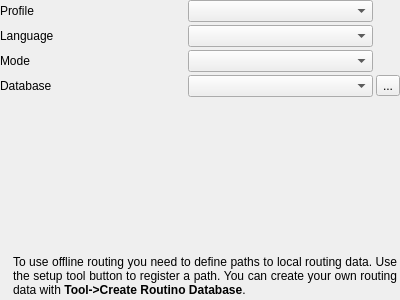
<?xml version="1.0" encoding="UTF-8"?>
<ui version="4.0">
 <class>IRouterRoutino</class>
 <widget class="QWidget" name="IRouterRoutino">
  <property name="geometry">
   <rect>
    <x>0</x>
    <y>0</y>
    <width>400</width>
    <height>300</height>
   </rect>
  </property>
  <property name="windowTitle">
   <string>Form</string>
  </property>
  <layout class="QVBoxLayout" name="verticalLayout">
   <property name="spacing">
    <number>3</number>
   </property>
   <property name="leftMargin">
    <number>0</number>
   </property>
   <property name="topMargin">
    <number>0</number>
   </property>
   <property name="rightMargin">
    <number>0</number>
   </property>
   <property name="bottomMargin">
    <number>0</number>
   </property>
   <item>
    <layout class="QGridLayout" name="gridLayout">
     <item row="3" column="1">
      <widget class="QComboBox" name="comboDatabase"/>
     </item>
     <item row="0" column="1">
      <widget class="QComboBox" name="comboProfile"/>
     </item>
     <item row="2" column="1">
      <widget class="QComboBox" name="comboMode"/>
     </item>
     <item row="0" column="0">
      <widget class="QLabel" name="label">
       <property name="text">
        <string>Profile</string>
       </property>
      </widget>
     </item>
     <item row="2" column="0">
      <widget class="QLabel" name="label_2">
       <property name="text">
        <string>Mode</string>
       </property>
      </widget>
     </item>
     <item row="3" column="0">
      <widget class="QLabel" name="label_5">
       <property name="text">
        <string>Database</string>
       </property>
      </widget>
     </item>
     <item row="3" column="2">
      <widget class="QToolButton" name="toolSetupPaths">
       <property name="toolTip">
        <string>Add paths with Routino database.</string>
       </property>
       <property name="text">
        <string>...</string>
       </property>
       <property name="icon">
        <iconset resource="../../../resources.qrc">
         <normaloff>:/icons/32x32/PathBlue.png</normaloff>:/icons/32x32/PathBlue.png</iconset>
       </property>
      </widget>
     </item>
     <item row="1" column="0">
      <widget class="QLabel" name="label_6">
       <property name="text">
        <string>Language</string>
       </property>
      </widget>
     </item>
     <item row="1" column="1">
      <widget class="QComboBox" name="comboLanguage"/>
     </item>
    </layout>
   </item>
   <item>
    <spacer name="verticalSpacer">
     <property name="orientation">
      <enum>Qt::Vertical</enum>
     </property>
     <property name="sizeHint" stdset="0">
      <size>
       <width>20</width>
       <height>40</height>
      </size>
     </property>
    </spacer>
   </item>
   <item>
    <layout class="QHBoxLayout" name="horizontalLayout_2">
     <item>
      <widget class="QFrame" name="frameHelp">
       <property name="frameShape">
        <enum>QFrame::NoFrame</enum>
       </property>
       <property name="frameShadow">
        <enum>QFrame::Plain</enum>
       </property>
       <layout class="QHBoxLayout" name="horizontalLayout">
        <property name="spacing">
         <number>3</number>
        </property>
        <property name="leftMargin">
         <number>3</number>
        </property>
        <property name="topMargin">
         <number>3</number>
        </property>
        <property name="rightMargin">
         <number>3</number>
        </property>
        <property name="bottomMargin">
         <number>3</number>
        </property>
        <item>
         <widget class="QLabel" name="label_3">
          <property name="sizePolicy">
           <sizepolicy hsizetype="Maximum" vsizetype="Preferred">
            <horstretch>0</horstretch>
            <verstretch>0</verstretch>
           </sizepolicy>
          </property>
          <property name="text">
           <string/>
          </property>
          <property name="pixmap">
           <pixmap resource="../../../resources.qrc">:/icons/48x48/Help.png</pixmap>
          </property>
         </widget>
        </item>
        <item>
         <widget class="QLabel" name="label_4">
          <property name="text">
           <string>To use offline routing you need to define paths to local routing data. Use the setup tool button to register a path. You can create your own routing data with &lt;b&gt;Tool-&gt;Create Routino Database&lt;/b&gt;.</string>
          </property>
          <property name="alignment">
           <set>Qt::AlignJustify|Qt::AlignTop</set>
          </property>
          <property name="wordWrap">
           <bool>true</bool>
          </property>
         </widget>
        </item>
       </layout>
      </widget>
     </item>
    </layout>
   </item>
  </layout>
 </widget>
 <resources>
  <include location="../../../resources.qrc"/>
 </resources>
 <connections/>
</ui>
